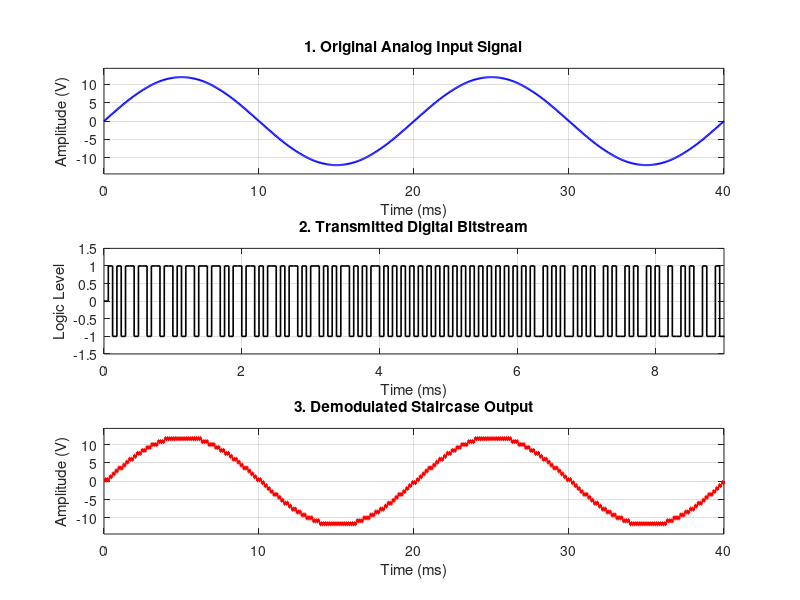

Source code (MATLAB): (Note: this script raises an error after producing the figure.)
% ==============================================================================
% DELTA MODULATION & DEMODULATION ANALYSIS
% Professional Visualization of All Stages
% ==============================================================================
clc;
clear;
close all;

%% --- 1. System Parameters ---
fm = 50;           % Input signal frequency (Hz)
Am = 12;           % Input signal amplitude (V)
fs = 16000;        % Sampling frequency (Hz)
T_duration = 0.04; % Simulation duration (2 cycles)
Delta = 0.8;       % Step size (V)

%% --- 2. Signal Generation ---
t = 0:1/fs:T_duration;
m_t = Am * sin(2*pi*fm*t); % Original Analog Input

%% --- 3. Modulation Loop ---
% Initialize arrays
m_staircase = zeros(1, length(t)); % Accumulator output
bit_stream = zeros(1, length(t));  % Transmitted bits (+1/-1)

for n = 2:length(t)
    % Comparator: If input > current value, send +1, else -1
    if m_t(n-1) >= m_staircase(n-1)
        bit_stream(n) = 1;
        m_staircase(n) = m_staircase(n-1) + Delta;
    else
        bit_stream(n) = -1;
        m_staircase(n) = m_staircase(n-1) - Delta;
    end
end

% --- 4. Visualization (Separate Plots) ---
figure('Name', 'Delta Modulation Stages', 'Color', 'w', 'Position', [100, 50, 800, 900]);

% --- Plot 1: Original Analog Input ---
subplot(3,1,1);
plot(t*1000, m_t, 'b', 'LineWidth', 1.5);
title('1. Original Analog Input Signal');  % Removed m(t)
xlabel('Time (ms)'); 
ylabel('Amplitude (V)');
grid on; axis tight;
ylim([-Am*1.2 Am*1.2]);

% --- Plot 2: Transmitted Digital Bitstream ---
subplot(3,1,2);
stairs(t*1000, bit_stream, 'k', 'LineWidth', 1.2);
title('2. Transmitted Digital Bitstream'); % Removed d(t)
xlabel('Time (ms)'); 
ylabel('Logic Level');
grid on; axis tight;
ylim([-1.5 1.5]);
xlim([0 9]);

% --- Plot 3: Demodulated Staircase Output ---
subplot(3,1,3);
stairs(t*1000, m_staircase, 'r', 'LineWidth', 1.5);
title('3. Demodulated Staircase Output');  % Removed \hat{m}(t)
xlabel('Time (ms)'); 
ylabel('Amplitude (V)');
grid on; axis tight;
ylim([-Am*1.2 Am*1.2]);

% --- Overall Title ---
sgtitle(['Delta Modulation Experiment (50Hz Input, 16kHz Clock)'], 'FontSize', 12, 'FontWeight', 'bold');
